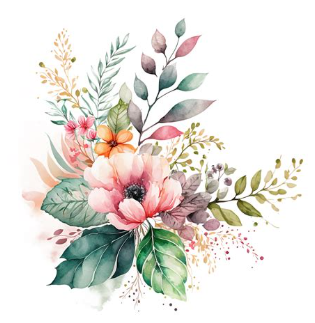
#> input picture PART 2 - PROJECTS/Chapter 21 - Graphs and Images/Programs/CustomCards/flower.png, 315 x 323 px
$ python CustomSeatingCards.py
#> lines starting #> are read from the running program, lines starting #| are printed output that depends on the picture
"""
In a practice program in Chapter 17, you created custom invitations from a list of guests in a plaintext file.
As an additional project, use Pillow to create images that will serve as custom seating cards for your guests.

For each of the guests listed in the guests.txt file from the book’s online resources, generate an image file with the guest’s name and some flowery decoration.
A public domain flower image is also available in the book’s resources.

To ensure that each seating card is the same size, add a black rectangle to the edges of the invitation image;
that way, when you print the image, you’ll have a guideline for cutting.
The PNG files that Pillow produces are set to 72 pixels per inch, so a 4×5-inch card would require a 288×360-pixel image.
"""
from PIL import Image, ImageDraw, ImageFont
from pathlib import Path

src = 'guests.txt'

def make_card(name):
	print(f'Creating card for {name}')
	img = Image.new('RGBA', (288, 360), 'white') # make new placeholder with selected size
	draw = ImageDraw.Draw(img) # get the draw object

	# add flower
	flower = Image.open('flower.png')
	flower2 = flower.copy()
	img.paste(flower, (0,50))
	#print('added flower') # test

	# add rectangle
	draw.rectangle((0, 0, 288, 360), outline='black', width=10)
	#print('added rectangle') # test

	arial_font = ImageFont.truetype('arial.ttf', 25)
	draw.text((80,35), name, fill='Black', font=arial_font)
	#print('added text') # test

	img.save('Card for '+ name + '.png')
	img.show()

# get the list of guests as a list
p = Path('guests.txt')
guestsList = [] # list of guests
guests = p.read_text()
#> (reads PART 2 - PROJECTS/Chapter 21 - Graphs and Images/Programs/CustomCards/guests.txt from the repository)
guests = guests.splitlines()
#print(guests)
for line in guests:
	guestsList.append(line)
print(guestsList)

# try & except blocks
try:
	for guest in guestsList:
		make_card(guest)
#> in make_card, `img = Image.new('RGBA', (288, 360), 'white')`: img: PIL image 288x360 RGBA; every value is 255
#> in make_card, flower is the input picture: PIL image 315x323 RGBA; mean R, G, B, A 229.6, 226.2, 220.6, 255
#> in make_card, `img.paste(flower, (0,50))`:
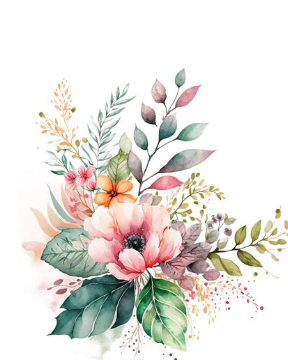
#> img: PIL image 288x360 RGBA; mean R, G, B, A 230.2, 226.8, 221.5, 255
#> in make_card, `img.save('Card for '+ name + '.png')`:
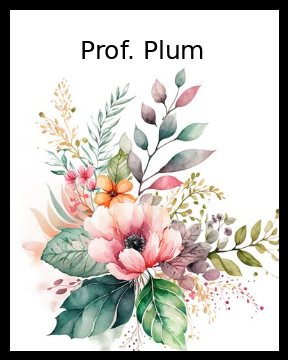
#> saved as Card for Prof. Plum.png: PIL image 288x360 RGBA; mean R, G, B, A 199.4, 196.1, 190.8, 255
	print('Completed.')
except Exception as err:
	print(f'An exception occured: {err}')
